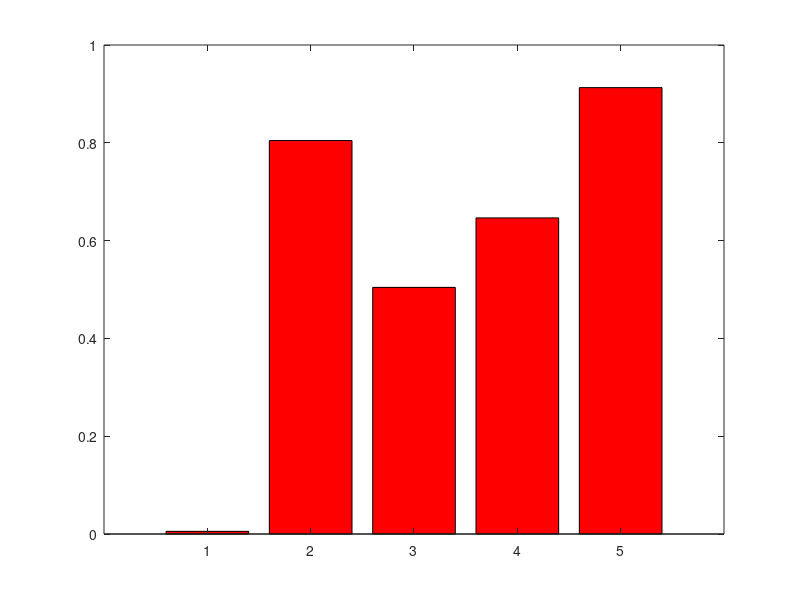
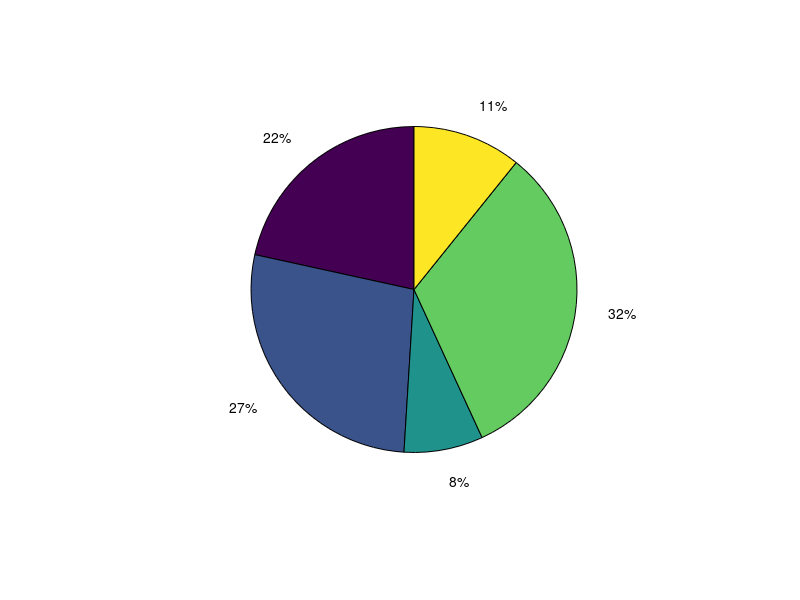
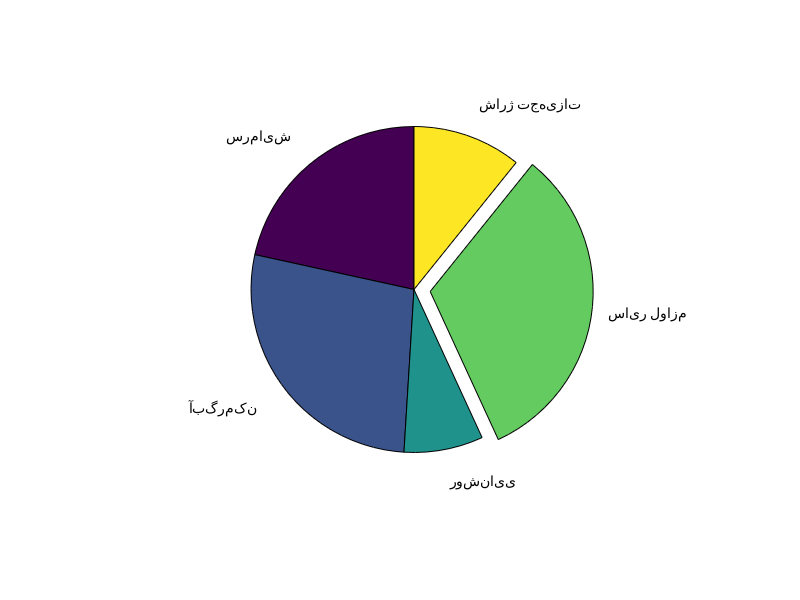

Write the MATLAB code that produced these figures, in order.
clear
clc
close all
%part A
A=rand(1,5);
bar(A,'r');
%part B
figure
B=[22 28 8 33 11];
pie(B);
%part C
figure
B=[22 28 8 33 11];
e=[0 0 0 1 0];
labels={'سرمایش','آبگرمکن','روشنایی','سایر لوازم','شارژ تجهیزات'};
pie(B,e,labels);
